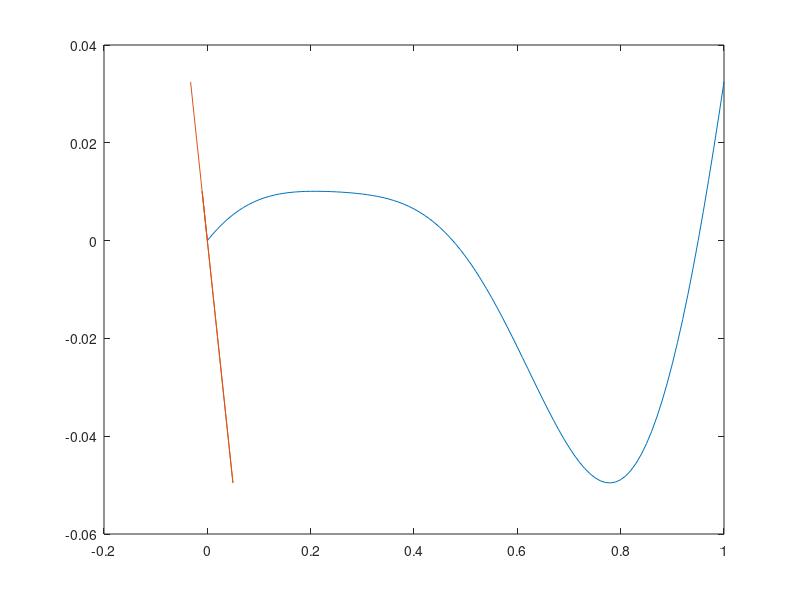

The MATLAB source for this figure:
% Mendelson Lab - another shot at the Borazjani paper

% Present in the Mathematica File, not sure why
rho = 1;
s = 1;
l = 1;

% Wave Parameters
% Note: I'm not really sure where half these constants come from
dimLam = 0.95;
L = 1;
k = 2*pi/(dimLam*1);
omega = 2*pi*0.3/(2*.01);

% Constants for the function a
a0 = 0.02;
a1 = -0.08;
a2 = 0.16;
amax = L*0.1;

times = [0, 0.1, 0.2, 0.3, 0.5, 1, 2, 4, 9, 10, 20];

% It still doesn't work...
aFxn = @(z) a0 + a1.*z +a2.*(z.^2);
hFxn1 = @(z) aFxn(z).*sin(k.*z-omega.*times(1));
hFxn2 = @(z) aFxn(z).*sin(k.*z-omega.*times(2));
hFxn3 = @(z) aFxn(z).*sin(k.*z-omega.*times(3));
hFxn4 = @(z) aFxn(z).*sin(k.*z-omega.*times(4));
hFxn5 = @(z) aFxn(z).*sin(k.*z-omega.*times(5));
hFxn6 = @(z) aFxn(z).*sin(k.*z-omega.*times(6));

z = [0:0.01:1];
hVals1 = hFxn1(z);
hVals2 = hFxn2(z);
hVals3 = hFxn3(z);
hVals4 = hFxn4(z);
hVals5 = hFxn5(z);
hVals6 = hFxn6(z);

plot(z, hVals1, hVals2, hVals3);